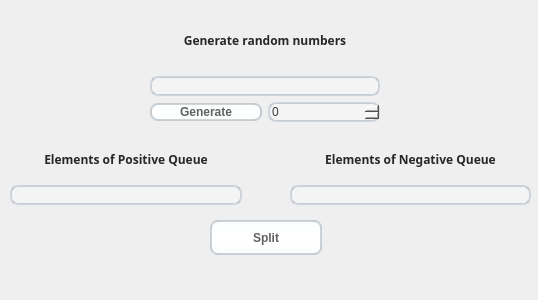
<?xml version="1.0" encoding="UTF-8"?>
<ui version="4.0">
 <class>DialogForTask</class>
 <widget class="QDialog" name="DialogForTask">
  <property name="geometry">
   <rect>
    <x>0</x>
    <y>0</y>
    <width>538</width>
    <height>300</height>
   </rect>
  </property>
  <property name="windowTitle">
   <string>Dialog</string>
  </property>
  <widget class="QPushButton" name="SplitElem">
   <property name="geometry">
    <rect>
     <x>210</x>
     <y>220</y>
     <width>112</width>
     <height>35</height>
    </rect>
   </property>
   <property name="styleSheet">
    <string notr="true">padding: 0 5px 0 5px;
    border-style: solid;
    border-top-color: qlineargradient(spread:pad, x1:0, y1:0, x2:0, y2:1, stop:0 #c1c9cf, stop:1 #d2d8dd);
    border-right-color: qlineargradient(spread:pad, x1:1, y1:0, x2:0, y2:0, stop:0 #c1c9cf, stop:1 #d2d8dd);
    border-bottom-color: qlineargradient(spread:pad, x1:0, y1:1, x2:0, y2:0, stop:0 #c1c9cf, stop:1 #d2d8dd);
    border-left-color: qlineargradient(spread:pad, x1:0, y1:0, x2:1, y2:0, stop:0 #c1c9cf, stop:1 #d2d8dd);
    border-width: 2px;
    border-radius: 8px;
    color: #616161;
    font-weight: bold;
    background-color: qlineargradient(spread:pad, x1:0.5, y1:0, x2:0.5, y2:1, stop:0 #fbfdfd, stop:0.5 #ffffff, stop:1 #fbfdfd);</string>
   </property>
   <property name="text">
    <string>Split</string>
   </property>
  </widget>
  <widget class="QWidget" name="">
   <property name="geometry">
    <rect>
     <x>150</x>
     <y>10</y>
     <width>230</width>
     <height>112</height>
    </rect>
   </property>
   <layout class="QVBoxLayout" name="verticalLayout_2">
    <item>
     <layout class="QVBoxLayout" name="verticalLayout">
      <item>
       <widget class="QLabel" name="label">
        <property name="font">
         <font>
          <family>Yu Gothic UI Semibold</family>
          <bold>true</bold>
         </font>
        </property>
        <property name="styleSheet">
         <string notr="true">color: #272727;</string>
        </property>
        <property name="text">
         <string>Generate random numbers</string>
        </property>
        <property name="alignment">
         <set>Qt::AlignCenter</set>
        </property>
       </widget>
      </item>
      <item>
       <widget class="QLineEdit" name="lineEditForNumbers">
        <property name="styleSheet">
         <string notr="true">border-width: 2px;
    border-radius: 8px;
    border-style: solid;
    border-top-color: qlineargradient(spread:pad, x1:0.5, y1:1, x2:0.5, y2:0, stop:0 #c1c9cf, stop:1 #d2d8dd);
    border-right-color: qlineargradient(spread:pad, x1:0, y1:0, x2:1, y2:0, stop:0 #c1c9cf, stop:1 #d2d8dd);
    border-bottom-color: qlineargradient(spread:pad, x1:0.5, y1:0, x2:0.5, y2:1, stop:0 #c1c9cf, stop:1 #d2d8dd);
    border-left-color: qlineargradient(spread:pad, x1:1, y1:0, x2:0, y2:0, stop:0 #c1c9cf, stop:1 #d2d8dd);
    background-color: #f4f4f4;
    color: #3d3d3d;</string>
        </property>
        <property name="readOnly">
         <bool>true</bool>
        </property>
       </widget>
      </item>
     </layout>
    </item>
    <item>
     <layout class="QHBoxLayout" name="horizontalLayout">
      <item>
       <widget class="QPushButton" name="Generate">
        <property name="styleSheet">
         <string notr="true">padding: 0 5px 0 5px;
    border-style: solid;
    border-top-color: qlineargradient(spread:pad, x1:0, y1:0, x2:0, y2:1, stop:0 #c1c9cf, stop:1 #d2d8dd);
    border-right-color: qlineargradient(spread:pad, x1:1, y1:0, x2:0, y2:0, stop:0 #c1c9cf, stop:1 #d2d8dd);
    border-bottom-color: qlineargradient(spread:pad, x1:0, y1:1, x2:0, y2:0, stop:0 #c1c9cf, stop:1 #d2d8dd);
    border-left-color: qlineargradient(spread:pad, x1:0, y1:0, x2:1, y2:0, stop:0 #c1c9cf, stop:1 #d2d8dd);
    border-width: 2px;
    border-radius: 8px;
    color: #616161;
    font-weight: bold;
    background-color: qlineargradient(spread:pad, x1:0.5, y1:0, x2:0.5, y2:1, stop:0 #fbfdfd, stop:0.5 #ffffff, stop:1 #fbfdfd);</string>
        </property>
        <property name="text">
         <string>Generate</string>
        </property>
       </widget>
      </item>
      <item>
       <widget class="QSpinBox" name="spinBoxForGenerate">
        <property name="styleSheet">
         <string notr="true">border-width: 2px;
    border-radius: 8px;
    border-style: solid;
    border-top-color: qlineargradient(spread:pad, x1:0.5, y1:1, x2:0.5, y2:0, stop:0 #c1c9cf, stop:1 #d2d8dd);
    border-right-color: qlineargradient(spread:pad, x1:0, y1:0, x2:1, y2:0, stop:0 #c1c9cf, stop:1 #d2d8dd);
    border-bottom-color: qlineargradient(spread:pad, x1:0.5, y1:0, x2:0.5, y2:1, stop:0 #c1c9cf, stop:1 #d2d8dd);
    border-left-color: qlineargradient(spread:pad, x1:1, y1:0, x2:0, y2:0, stop:0 #c1c9cf, stop:1 #d2d8dd);
    background-color: #f4f4f4;
    color: #3d3d3d;</string>
        </property>
       </widget>
      </item>
     </layout>
    </item>
   </layout>
  </widget>
  <widget class="QWidget" name="">
   <property name="geometry">
    <rect>
     <x>10</x>
     <y>140</y>
     <width>232</width>
     <height>65</height>
    </rect>
   </property>
   <layout class="QVBoxLayout" name="verticalLayout_3">
    <item>
     <widget class="QLabel" name="label_2">
      <property name="font">
       <font>
        <family>Yu Gothic UI Semibold</family>
        <bold>true</bold>
       </font>
      </property>
      <property name="styleSheet">
       <string notr="true">color: #272727;</string>
      </property>
      <property name="text">
       <string>Elements of Positive Queue</string>
      </property>
      <property name="alignment">
       <set>Qt::AlignCenter</set>
      </property>
     </widget>
    </item>
    <item>
     <widget class="QLineEdit" name="lineEditForPositive">
      <property name="styleSheet">
       <string notr="true">border-width: 2px;
    border-radius: 8px;
    border-style: solid;
    border-top-color: qlineargradient(spread:pad, x1:0.5, y1:1, x2:0.5, y2:0, stop:0 #c1c9cf, stop:1 #d2d8dd);
    border-right-color: qlineargradient(spread:pad, x1:0, y1:0, x2:1, y2:0, stop:0 #c1c9cf, stop:1 #d2d8dd);
    border-bottom-color: qlineargradient(spread:pad, x1:0.5, y1:0, x2:0.5, y2:1, stop:0 #c1c9cf, stop:1 #d2d8dd);
    border-left-color: qlineargradient(spread:pad, x1:1, y1:0, x2:0, y2:0, stop:0 #c1c9cf, stop:1 #d2d8dd);
    background-color: #f4f4f4;
    color: #3d3d3d;</string>
      </property>
      <property name="readOnly">
       <bool>true</bool>
      </property>
     </widget>
    </item>
   </layout>
  </widget>
  <widget class="QWidget" name="">
   <property name="geometry">
    <rect>
     <x>290</x>
     <y>140</y>
     <width>241</width>
     <height>65</height>
    </rect>
   </property>
   <layout class="QVBoxLayout" name="verticalLayout_4">
    <item>
     <widget class="QLabel" name="label_3">
      <property name="font">
       <font>
        <family>Yu Gothic UI Semibold</family>
        <bold>true</bold>
       </font>
      </property>
      <property name="styleSheet">
       <string notr="true">color: #272727;</string>
      </property>
      <property name="text">
       <string>Elements of Negative Queue</string>
      </property>
      <property name="alignment">
       <set>Qt::AlignCenter</set>
      </property>
     </widget>
    </item>
    <item>
     <widget class="QLineEdit" name="lineEditForNegative">
      <property name="styleSheet">
       <string notr="true">border-width: 2px;
    border-radius: 8px;
    border-style: solid;
    border-top-color: qlineargradient(spread:pad, x1:0.5, y1:1, x2:0.5, y2:0, stop:0 #c1c9cf, stop:1 #d2d8dd);
    border-right-color: qlineargradient(spread:pad, x1:0, y1:0, x2:1, y2:0, stop:0 #c1c9cf, stop:1 #d2d8dd);
    border-bottom-color: qlineargradient(spread:pad, x1:0.5, y1:0, x2:0.5, y2:1, stop:0 #c1c9cf, stop:1 #d2d8dd);
    border-left-color: qlineargradient(spread:pad, x1:1, y1:0, x2:0, y2:0, stop:0 #c1c9cf, stop:1 #d2d8dd);
    background-color: #f4f4f4;
    color: #3d3d3d;</string>
      </property>
      <property name="readOnly">
       <bool>true</bool>
      </property>
     </widget>
    </item>
   </layout>
  </widget>
 </widget>
 <resources/>
 <connections/>
</ui>
